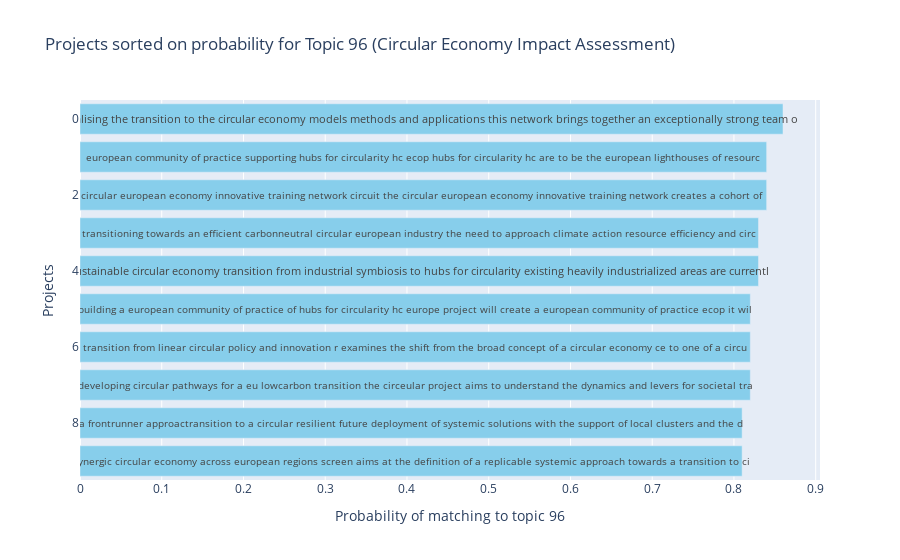

Write notebook code for a chart like this one.
### Code cell
topic_name = topic_model.get_topic_info()['CustomName'][TOPIC_INDEX]
print_markdown(f'### This table shows the likelihood that projects belong to Topic ({SELECTED_TOPIC_ID}) {SELECTED_TOPIC_NAME}:')

# extract the probabilities for the specific topic
if LOAD_MODEL:
    specific_topic_probs = probs[:, TOPIC_INDEX]
else:
    specific_topic_probs = probs[:, SELECTED_TOPIC_ID]

# find documents with a probability above the threshold
doc_indices = np.where(specific_topic_probs >= THRESHOLD_DOC_PROB_TABLE)[0]

docs_with_specific_topic = [docs[i] for i in doc_indices]

df_specific_topic = pd.DataFrame({
    'document': docs_with_specific_topic,
    'probability': specific_topic_probs[doc_indices]
})

# sort the dataframe in descending order
df_specific_topic = df_specific_topic.sort_values(by='probability', ascending=False).reset_index(drop=True)

df_specific_topic['probability'] = df_specific_topic['probability'].round(2)

# nicer dataframe displays
pd.set_option('display.max_columns', None)
pd.set_option('display.width', None)
pd.set_option('display.max_colwidth', 500)

display(df_specific_topic.head(5))

# create dataframe with only top 10 documents
df_specific_topic_top_n = df_specific_topic.head(10)

# truncate documents to threshold
df_specific_topic_top_n['document'] = df_specific_topic_top_n['document'].str.slice(0, 140)

fig = go.Figure(data=[
    go.Bar(
        y=df_specific_topic_top_n.index,
        x=df_specific_topic_top_n['probability'],
        text=df_specific_topic_top_n['document'],
        textposition='inside',
        insidetextanchor='end',
        orientation='h',
        marker_color='skyblue'
    )
])

fig.update_layout(
    title_text=f'Projects sorted on probability for Topic {SELECTED_TOPIC_ID} ({SELECTED_TOPIC_NAME})',
    xaxis_title=f'Probability of matching to topic {SELECTED_TOPIC_ID}',
    yaxis_title='Projects',
    yaxis_autorange="reversed"
)

fig.show()

### Figure 1 — Plotly figure (JSON) as saved in the notebook; plotly's stock layout.template omitted (floating-point values rounded to 4 significant figures)
{"data": [{"insidetextanchor": "end", "marker": {"color": "skyblue"}, "orientation": "h", "text": ["realising the transition to the circular economy models methods and applications this network brings together an exceptionally strong team o", "european community of practice supporting hubs for circularity hc ecop hubs for circularity hc are to be the european lighthouses of resourc", "circular european economy innovative training network circuit the circular european economy innovative training network creates a cohort of ", "transitioning towards an efficient carbonneutral circular european industry the need to approach climate action resource efficiency and circ", "sustainable circular economy transition from industrial symbiosis to hubs for circularity existing heavily industrialized areas are currentl", "building a european community of practice of hubs for circularity hc europe project will create a european community of practice ecop it wil", "transition from linear circular policy and innovation r examines the shift from the broad concept of a circular economy ce to one of a circu", "developing circular pathways for a eu lowcarbon transition the circeular project aims to understand the dynamics and levers for societal tra", "a frontrunner approactransition to a circular resilient future deployment of systemic solutions with the support of local clusters and the d", "synergic circular economy across european regions screen aims at the definition of a replicable systemic approach towards a transition to ci"], "textposition": "inside", "type": "bar", "x": [0.86, 0.84, 0.84, 0.83, 0.83, 0.82, 0.82, 0.82, 0.81, 0.81], "y": [0, 1, 2, 3, 4, 5, 6, 7, 8, 9]}], "layout": {"title": {"text": "Projects sorted on probability for Topic 96 (Circular Economy Impact Assessment)"}, "xaxis": {"title": {"text": "Probability of matching to topic 96"}}, "yaxis": {"autorange": "reversed", "title": {"text": "Projects"}}}}
